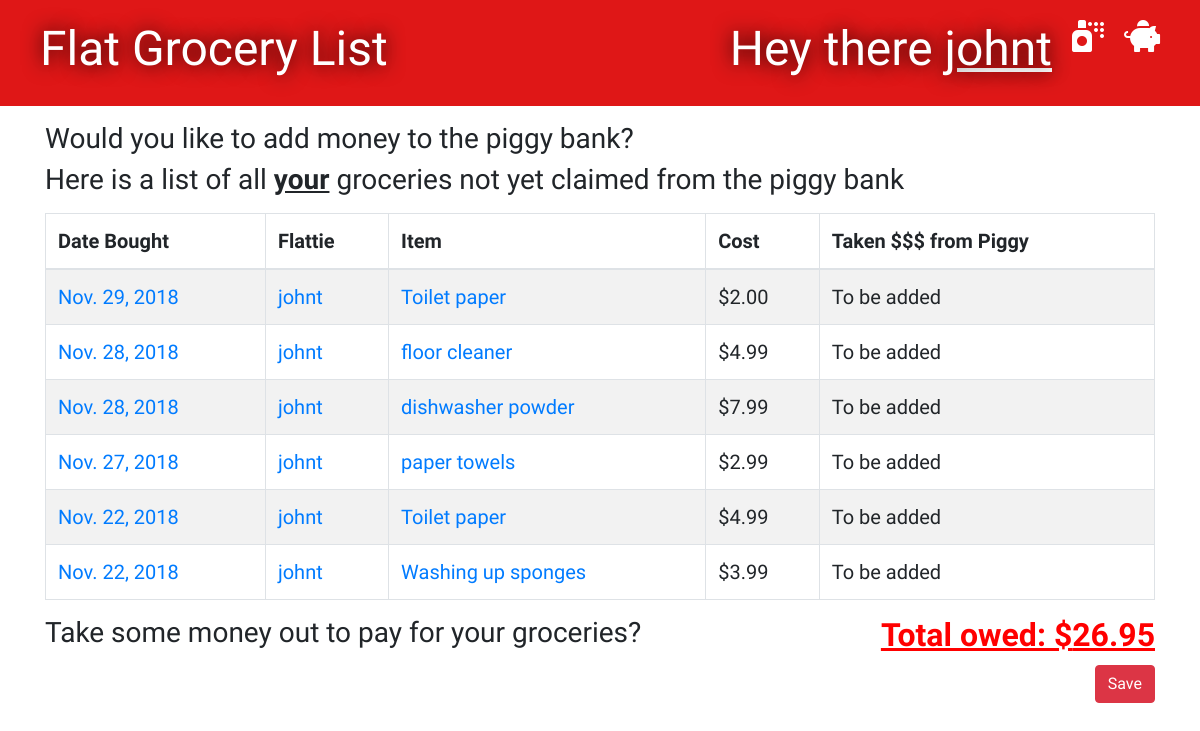
Page /groceries/piggy/ (signed in) on the earlier database version.
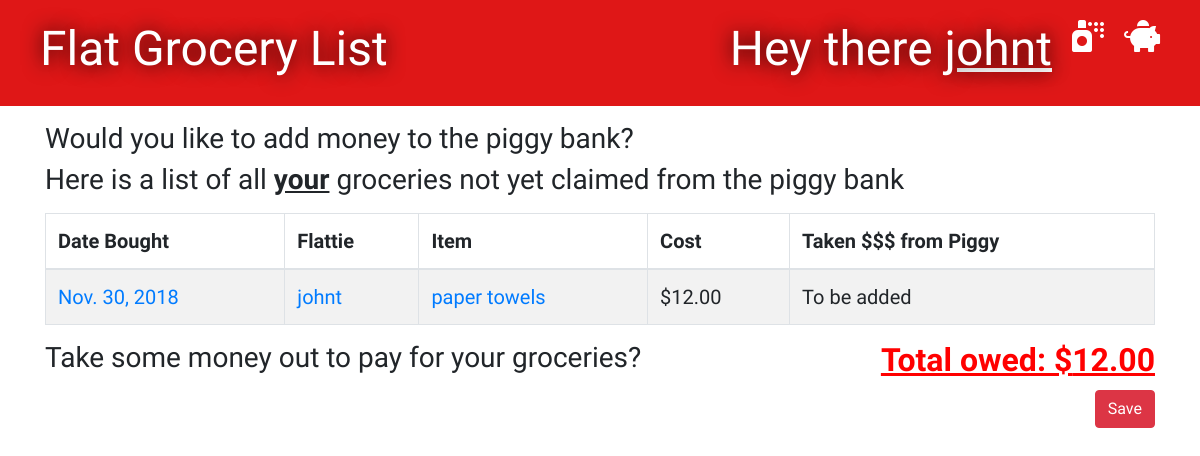
Same page on the later database version.
### groceries/models.py (models this page shows, shortened)
class Grocery(models.Model):
    person = models.ForeignKey('auth.User', on_delete=models.CASCADE)
    item = models.CharField(max_length=100)
    cost = models.DecimalField(max_digits=8, decimal_places=2)
    bought_date = models.DateField(default=timezone.now)
    paid_date = models.DateField(blank=True, null=True)

### groceries/views.py (the view)
# urls.py: path('groceries/piggy/', views.piggy_page, name='piggy_page'),
@ login_required
def piggy_page(request):
    groceries = Grocery.objects.filter(person=request.user).filter(paid_date__isnull=True).order_by('-bought_date')
    total = 0
    for grocery in groceries:
        total += grocery.cost
    stuff_for_front_end = {'groceries': groceries, 'total': total}
    return render(request, 'groceries/piggy_page.html', stuff_for_front_end)

### groceries/templates/groceries/piggy_page.html (shortened to what this page needs)
{% extends 'groceries/base.html' %}
{% block content %}
    <div>
        <h3>Would you like to add money to the piggy bank?</h3>
    </div>
    <h3>Here is a list of all <strong><u>your</u></strong> groceries not yet claimed from the piggy bank</h3>
    <table id="tablePreview" class="table table-striped table-hover table-bordered">
        <thead>
        <tr>
            <th>Date Bought</th>
            <th>Flattie</th>
            <th>Item</th>
            <th>Cost</th>
            <th>Taken $$$ from Piggy</th>
        </tr>
        </thead>
        <tbody>
            {% for grocery in groceries %}
                <tr>
                    <td><a href="{% url 'bought_date_list' bought_date=grocery.bought_date %}">{{ grocery.bought_date }}</a></td>
                    <td><a href="{% url 'purchaser_list' person_id=grocery.person_id %}">{{ grocery.person }}</a></td>
                    <td><a href="{% url 'edit_item' pk=grocery.pk %}">{{ grocery.item }}</a></td>
                    <td>${{ grocery.cost }}</td>
                    <td>To be added</td>
                </tr>
            {% endfor %}
        </tbody>
    </table>
    <div>
        <h2 style="float:right"><u>Total owed: ${{ total }}</u></h2>
    </div>
    <div>
        <h3>Take some money out to pay for your groceries?</h3>
        <button type="submit" class="btn btn-danger" style="float:right">Save</button>
    </div>
{% endblock %}

Differences in the rows shown:
removed Grocery: bought_date "Nov. 29, 2018", person "johnt", item "Toilet paper", cost "2.00"
removed Grocery: bought_date "Nov. 28, 2018", person "johnt", item "floor cleaner", cost "4.99"
removed Grocery: bought_date "Nov. 28, 2018", person "johnt", item "dishwasher powder", cost "7.99"
removed Grocery: bought_date "Nov. 27, 2018", person "johnt", item "paper towels", cost "2.99"
removed Grocery: bought_date "Nov. 22, 2018", person "johnt", item "Toilet paper", cost "4.99"
removed Grocery: bought_date "Nov. 22, 2018", person "johnt", item "Washing up sponges", cost "3.99"
added Grocery: bought_date "Nov. 30, 2018", person "johnt", item "paper towels", cost "12.00"
Other differences:
{{ total }}: "26.95" → "12.00"
